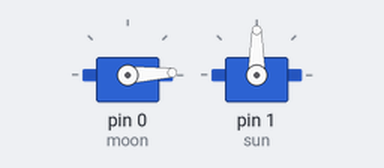
This sketch was run on a simulated Arduino Uno, built with avr-gcc and run on an emulated ATmega328P. Parts: 2 × servo.

Above: at 0.05 s.
At 1.7 s:
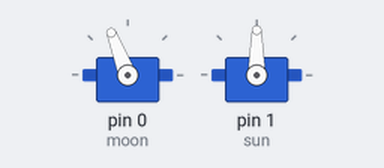
At 3.4 s:
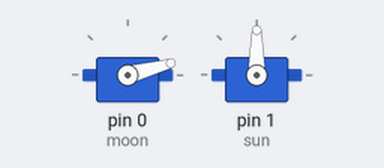
At 7.25 s:
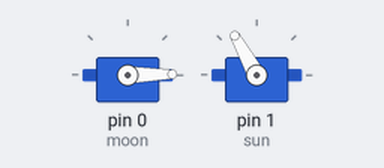
Timing chart, 0 to 9.4 s (numbered marks = the images above):
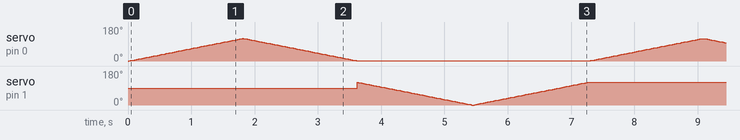

The sketch:

coraline_diorama.ino
```cpp
#include<Servo.h>

Servo moon;  // create servo object to control a servo
Servo sun;
                // a maximum of eight servo objects can be created

int moonpos = 0;    // variable to store the moon servo position
int sunpos = 100;   // variable to store the sun servo position

const int trigPin = 9; // pin for trigger
const int echoPin = 10; //pin for echo
int sensorReading;
long duration;
int distance;

void setup()
{
  moon.attach(0);  // attaches the servo on pin 0 to the moon servo object
  sun.attach(1); // attaches the servo on pin 1 to the sun servo object
}

void loop()
{

//servo 1 (moon)
  for(moonpos = 0; moonpos < 120; moonpos += 1)  // goes from 0 degrees to 180 degrees
  {                                  // in steps of 1 degree
    moon.write(moonpos);              // tell servo to go to position in variable 'pos'
    delay(15);                       // waits 15ms for the servo to reach the position
  }
  for(moonpos = 120; moonpos>=1; moonpos-=1)     // goes from 180 degrees to 0 degrees
  {
    moon.write(moonpos);              // tell servo to go to position in variable 'pos'
    delay(15);                       // waits 15ms for the servo to reach the position
  }

// servo 2 (sun)

  for(sunpos = 120; sunpos>=0; sunpos -= 1)  // goes from 180 degrees to 0 degrees
  {                                  // in steps of 1 degree
    sun.write(sunpos);              // tell servo to go to position in variable 'sunpos'
    delay(15);                       // waits 15ms for the servo to reach the position
  }
  for(sunpos = 0; sunpos<=120; sunpos+=1)     // goes from 180 degrees to 0 degrees
  {
    sun.write(sunpos);              // tell servo to go to position in variable 'pos'
    delay(15);                       // waits 15ms for the servo to reach the position
  }


}
```
